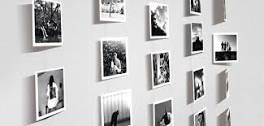
#> input picture download.jpeg, 264 x 126 px, given in place of the camera
$ python contour_art.py
#> lines starting #> are read from the running program, lines starting #| are printed output that depends on the picture; after the words box and inside, x2 and y2 are one past the last pixel; in counts of white or black regions, pixels touching at a corner belong together
import cv2

# 카메라 연결
cap = cv2.VideoCapture(0)

while True:
    # 영상 프레임 받아오기
    ret, frame = cap.read()
#> frame is the input picture: shape (126, 264, 3); mean B, G, R 195.5, 195.6, 196.1

    # 윤곽선 추출
    gray = cv2.cvtColor(frame, cv2.COLOR_BGR2GRAY)
    ret, thresh = cv2.threshold(gray, 127, 255, 0)
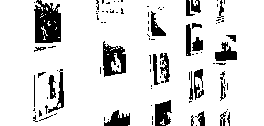
#> thresh: shape (126, 264); 86.9% white; 101 black regions (73 under 20 px)
    contours, _ = cv2.findContours(thresh, cv2.RETR_TREE, cv2.CHAIN_APPROX_SIMPLE)
#> contours = 156 contours, 134 with area under 20; largest, box (x1, y1, x2, y2) and area: (0, 0, 264, 126) 30688, (102, 40, 127, 78) 684, (214, 41, 238, 62) 294, (47, 71, 65, 114) 238, (150, 10, 167, 37) 212

    # 윤곽선을 픽셀 형식으로 출력
    pixel_img = cv2.cvtColor(frame, cv2.COLOR_BGR2GRAY)
    cv2.drawContours(pixel_img, contours, -1, (255, 255, 255), thickness=2)
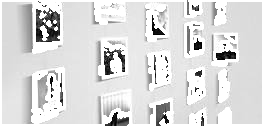
#> pixel_img: shape (126, 264); min 0, max 255, mean 219.6
    cv2.imshow('contour', pixel_img)

    # 'q' 키를 누르면 종료
    if cv2.waitKey(1) & 0xFF == ord('q'):
#> (key q is pressed here)
        break

# 카메라 해제
cap.release()
cv2.destroyAllWindows()
